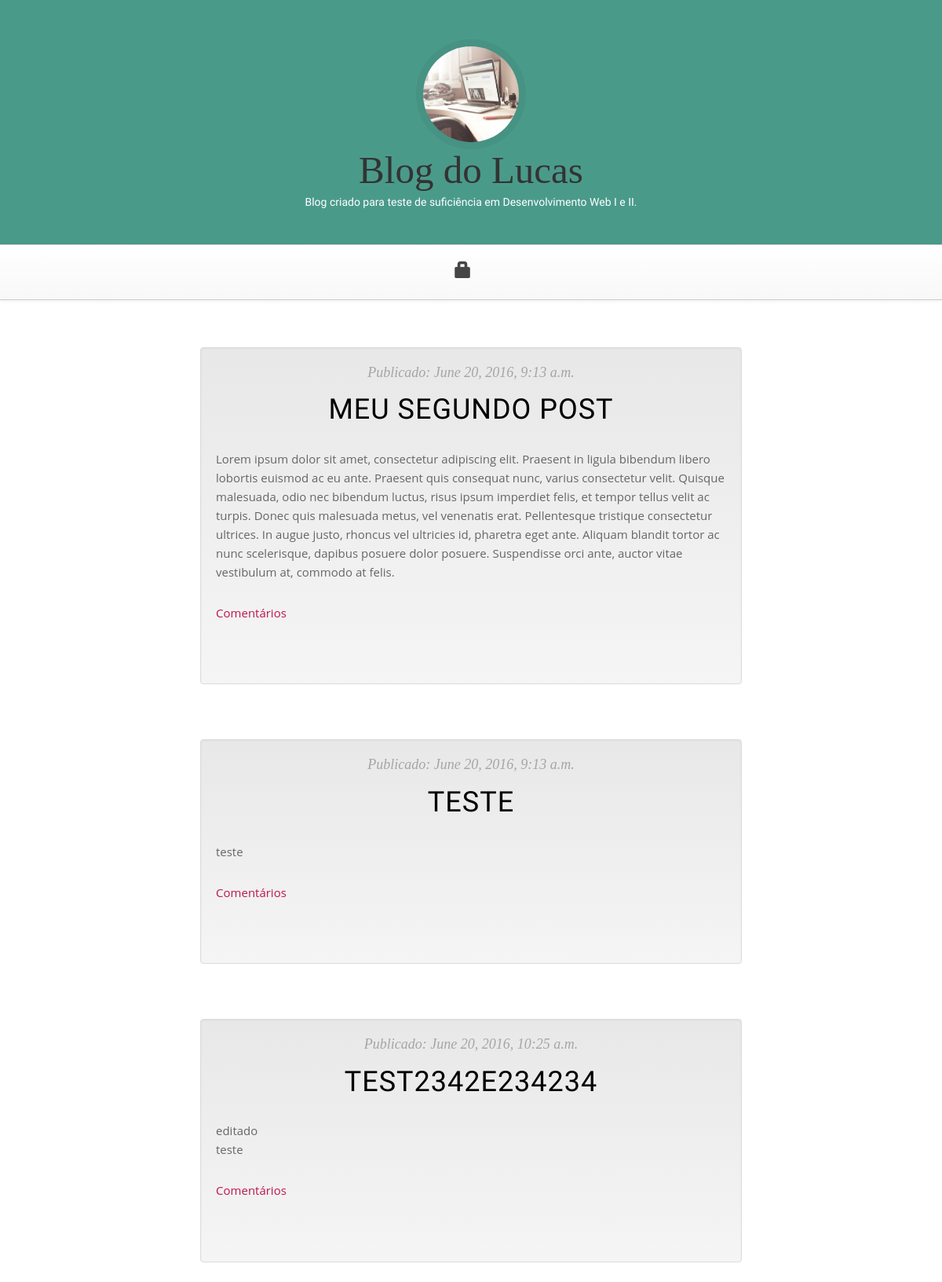
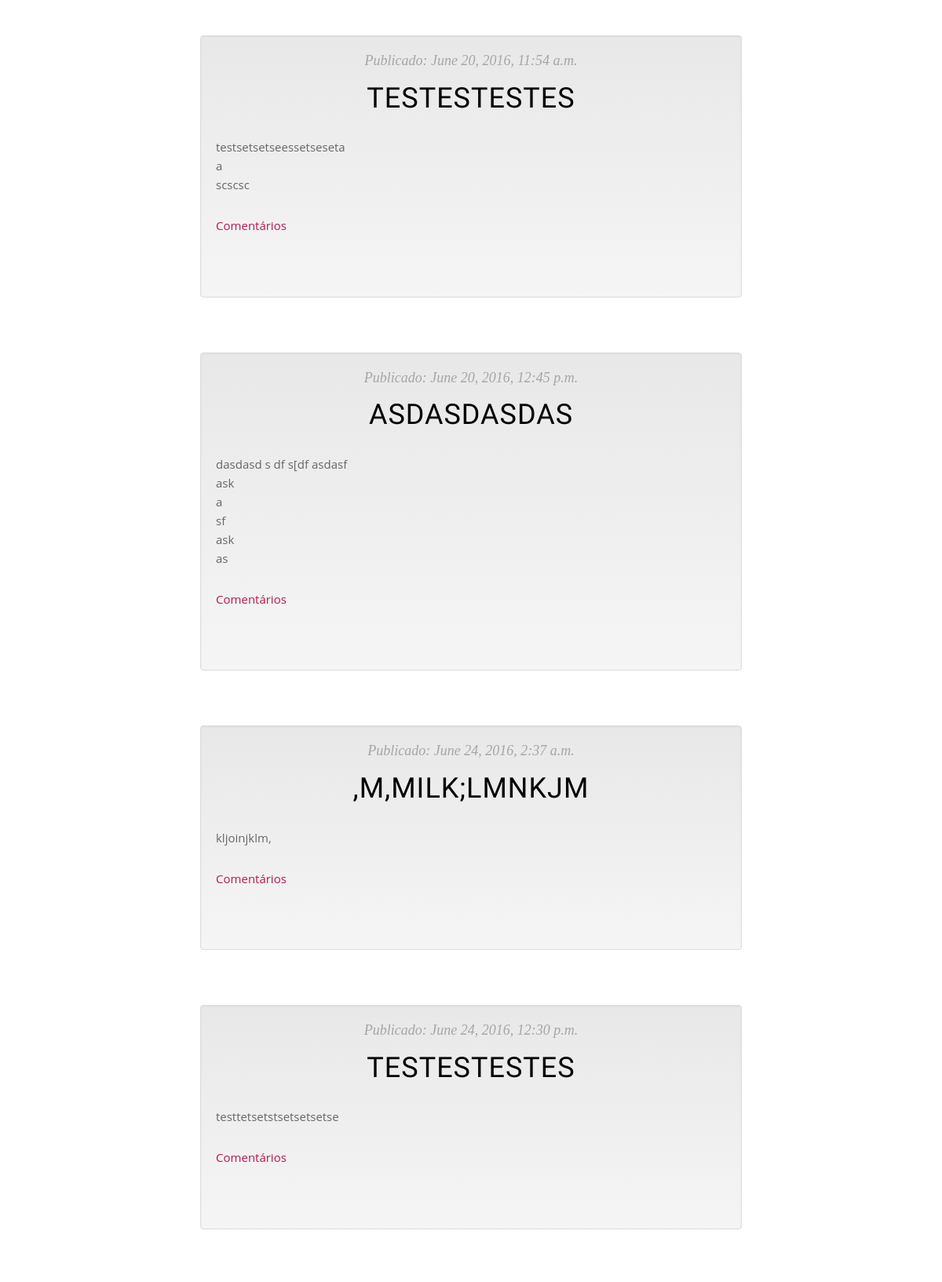
The page / (upper part) on the database its author committed (2 pictures, top to bottom).
### blog/models.py (models this page shows, shortened)
class Post(models.Model):
    autor = models.ForeignKey('auth.User')
    titulo = models.CharField(max_length=200)
    texto = models.TextField()
    data_criacao = models.DateTimeField(
        default=timezone.now)
    data_publicacao = models.DateTimeField(
        blank=True, null=True)

### blog/views.py (the view)
# urls.py: url(r'^$', views.PostListView.as_view(), name='post_list'),
class PostListView(generic.ListView):
    model = Post
    template_name = 'blog/post_list.html'
    context_object_name = 'posts'
    def post_list(self, request):
        postagens = Post.objects.filter(data_publicacao__lte=timezone.now()).order_by(
            '-data_publicacao')
        paginator = Paginator(postagens, 3)
        page = request.GET.get('page')
        try:
            posts = paginator.page(page)
        except PageNotAnInteger:
            posts = paginator.page(1)
        except EmptyPage:
            posts = paginator.page(paginator.num_pages)
        return HttpResponse(request, self.template_name, {'posts': posts})

### blog/templates/blog/post_list.html (shortened to what this page needs)
{% extends 'blog/base.html' %}
{% block content %}
  {% for post in posts %}
    <article class="post">
      <article class="well" id="fade">
        <header class="entry-header">
          <div class="entry-meta">
            <span class="posted-on">
              <time class="entry-date published">
                Publicado: {{ post.data_publicacao }}
              </time>
            </span>
          </div>
          <h1 class="entry-title">
            <a href="{% url 'post_detail' pk=post.pk %}">
              {{ post.titulo }}
            </a>
          </h1>
        </header>
        <div class="entry-content">
          <p>{{ post.texto|linebreaks }}</p>
          <a href="{% url 'post_detail' pk=post.pk %}">Comentários</a>
        </div>
      </article>
    </article>
  {% endfor %}
{% endblock %}

### blog/static/css/blog.css (style rules this page uses)
html { font-size: 100%; }
body { font-size: 15px; font-size: 0.9375rem; font-family: "Open sans", Helvetica, Arial, sans-serif; color: #666666; padding: 0; }
p { line-height: 1.6em; margin: 0 0 30px 0; }
h1, h2, h3, h4, h5, h6, .h1, .h2, .h3, .h4, .h5, .h6 { font-family: "Open sans", Helvetica, Arial, sans-serif; font-weight: 400; color: #333333; }
h1 { font-size: 40px; font-size: 2.5rem; }
a { color: #bd1550; }
.section-title, .entry-title { display: block; width: 100%; overflow: hidden; margin: 0px 0 25px; text-align: center; font-weight: 300; text-transform: uppercase; font-size: 36px; font-size: 2.25rem; letter-spacing: 1px; }
.section-title a, .entry-title a { color: #333333; }
.entry-header .entry-meta { text-align: center; font-family: Georgia, serif; font-size: 18px; font-size: 1.125rem; font-style: italic; font-weight: normal; color: #a5a5a5; margin: 0 0 15px 0; }
.entry-content { margin: 0 0 60px 0; }
#fade { opacity: 1; transition: opacity .25s ease-in-out; -moz-transition: opacity .25s ease-in-out; -webkit-transition: opacity .25s ease-in-out; }
h1, h2, h3, h4 { font-family: 'Lobster', cursive; }
.post { margin-bottom: 70px; }
.post h1 a, .post h1 a:visited { color: #000000; }

### rows shown on the page
Post: data_publicacao "June 20, 2016, 9:13 a.m.", titulo "MEU SEGUNDO POST", texto "Lorem ipsum dolor sit amet, consectetur adipiscing elit. Praesent in ligula bibendum libero lobortis euismod ac eu ante. Praesent quis consequat nunc, varius consectetur velit. Quisque malesuada, odio nec bibendum luctus, risus ipsum imperdiet felis, et tempor tellus velit ac turpis. Donec quis malesuada metus, vel venenatis erat. Pellentesque tristique consectetur ultrices. In augue justo, rhoncus vel ultricies id, pharetra eget ante. Aliquam blandit tortor ac nunc scelerisque, dapibus posuere dolor posuere. Suspendisse orci ante, auctor vitae vestibulum at, commodo at felis."
Post: data_publicacao "June 20, 2016, 9:13 a.m.", titulo "TESTE", texto "teste"
Post: data_publicacao "June 20, 2016, 10:25 a.m.", titulo "TEST2342E234234", texto "editado teste"
Post: data_publicacao "June 20, 2016, 11:54 a.m.", titulo "TESTESTESTES", texto "testsetsetseessetseseta a scscsc"
Post: data_publicacao "June 20, 2016, 12:45 p.m.", titulo "ASDASDASDAS", texto "dasdasd s df s[df asdasf ask a sf ask as"
Post: data_publicacao "June 24, 2016, 2:37 a.m.", titulo ",M,MILK;LMNKJM", texto "kljoinjklm,"
Post: data_publicacao "June 24, 2016, 12:30 p.m.", titulo "TESTESTESTES", texto "testtetsetstsetsetsetse"
